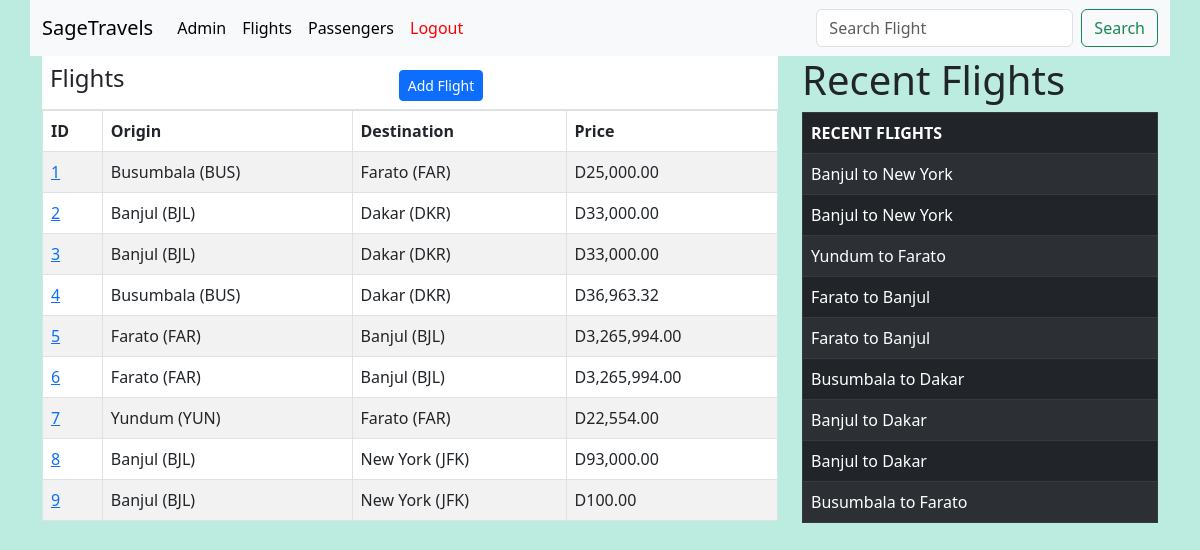
The app's page / (signed in) with its own data.
### flights/models.py (models this page shows)
class Flight(models.Model):
    origin = models.ForeignKey(Airport, on_delete=models.CASCADE, related_name="departures")
    destination = models.ForeignKey(Airport, on_delete=models.CASCADE, related_name="arrivals")
    duration = models.IntegerField()
    airline = models.ForeignKey(Airline, on_delete=models.CASCADE)
    seats_available = models.IntegerField()
    price = models.DecimalField(max_digits=10, decimal_places=2)
    date = models.DateTimeField(default=timezone.now)
    def __str__(self):
        return f"{self.origin.city} to {self.destination.city}"

class Airport(models.Model):
    code = models.CharField(max_length=3)
    city = models.CharField(max_length=64)
    country = models.CharField(max_length=64)
    def __str__(self) -> str:
        return f"{self.city} ({self.code})"

### flights/views.py (the view, shortened to what this page needs)
# urls.py: path("", views.index, name="index"),
@login_required
def index(request):
    flights = Flight.objects.all()
    recent_flights = flights.order_by("-date")
    return render(request, 'flights/index.html', {
        'flights': flights, 'recent_flights': recent_flights, 'form': AddFlightForm,
        'Keyword': 'Flight', 'keyword': 'flight_info'
    })

### flights/models.py (called while the page is built)
    def __str__(self):
        return self.name

### flights/templates/flights/index.html (shortened to what this page needs)
{% extends 'flights/layout.html' %}
{% load humanize %}
{% load crispy_forms_tags %}
{% block body %}
<table class="table mb-0">
  <thead>
    <tr>
      <th scope="col"><h4>Flights</h4></th>
      <th scope="col"><a class="btn btn-primary btn-sm" data-bs-toggle="modal" data-bs-target="#payrollModal" data-bs-whatever="@mdo" href="#">Add Flight</a></th>
    </tr>
  </thead>
</table>
<table class="table table-striped table-bordered">
    <thead>
      <tr>
        <th scope="col">ID</th>
        <th scope="col">Origin</th>
        <th scope="col">Destination</th>
        <th scope="col">Price</th>
      </tr>
    </thead>
    <tbody>
        {% for flight in flights %}
            <tr>
                <td><a href="{% url 'flight' flight.id %}">{{flight.id}}</a></td>
                <td>{{flight.origin}}</td>
                <td>{{flight.destination}}</td>
                <td>D{{flight.price|intcomma}}</td>
            </tr>
        {% endfor %}
    </tbody>
  </table>
{% endblock body %}

### flights/templates/flights/layout.html (shortened to what this page needs)
{% load static %}
<!DOCTYPE html>
<html lang="en">
<head>
    <link href="https://cdn.jsdelivr.net/npm/bootstrap@5.3.0-alpha3/dist/css/bootstrap.min.css" rel="stylesheet">
    <link rel="stylesheet" href="{% static 'css/styles.css' %}">
</head>
<body>
  {% if user.is_authenticated %}
    <nav class="navbar navbar-expand-lg bg-body-tertiary container">
        <div class="container-fluid">
          <a class="navbar-brand">SageTravels</a>
          <div class="collapse navbar-collapse" id="navbarSupportedContent">
            <ul class="navbar-nav me-auto mb-2 mb-lg-0">
              <li class="nav-item">
                <a class="nav-link active" aria-current="page" href="{% url 'admin:index' %}">Admin</a>
              </li>
              <li class="nav-item">
                <a class="nav-link active" aria-current="page" href="{% url 'index' %}">Flights</a>
              </li>
              <li class="nav-item">
                <a class="nav-link active" aria-current="page" href="{% url 'passengers' %}">Passengers</a>
              </li>
              <li class="nav-item">
                <a style="color: red; font: bold;" class="nav-link active" aria-current="page" href="{% url 'logout' %}">Logout</a>
              </li>
            </ul>
            <form method="post" class="d-flex" role="search">
              <input name="{{keyword}}" class="form-control me-2" type="search" placeholder="Search {{Keyword}}" aria-label="Search">
              <button class="btn btn-outline-success" type="submit">Search</button>
            </form>
          </div>
        </div>
      </nav>
      {% endif %}
      <div class="container">
        <div class="row">
            <div class="col-md-8">
                {% block body %}
                {% endblock body %}
            </div>
            <div class="col-md-4">
                <h1>Recent Flights</h1>
                <table class="table table-striped table-dark table-bordered">
                    <thead>
                      <tr>
                        <th scope="col">RECENT FLIGHTS</th>
                      </tr>
                    </thead>
                    <tbody>
                        {% for flight in recent_flights %}
                            <tr>
                                <td>{{flight}}</td>
                            </tr>
                        {% endfor %}
                    </tbody>
                  </table>
            </div>
        </div>
      </div>
</body>
</html>

### static/css/styles.css (style rules this page uses)
body { background-color: #bcece0; }

### records on screen
Flight: id "1", origin "Busumbala (BUS)", destination "Farato (FAR)", price "25,000.00", origin+destination "Busumbala to Farato"
Flight: id "2", origin "Banjul (BJL)", destination "Dakar (DKR)", price "33,000.00", origin+destination "Banjul to Dakar"
Flight: id "3", origin "Banjul (BJL)", destination "Dakar (DKR)", price "33,000.00", origin+destination "Banjul to Dakar"
Flight: id "4", origin "Busumbala (BUS)", destination "Dakar (DKR)", price "36,963.32", origin+destination "Busumbala to Dakar"
Flight: id "5", origin "Farato (FAR)", destination "Banjul (BJL)", price "3,265,994.00", origin+destination "Farato to Banjul"
Flight: id "6", origin "Farato (FAR)", destination "Banjul (BJL)", price "3,265,994.00", origin+destination "Farato to Banjul"
Flight: id "7", origin "Yundum (YUN)", destination "Farato (FAR)", price "22,554.00", origin+destination "Yundum to Farato"
Flight: id "8", origin "Banjul (BJL)", destination "New York (JFK)", price "93,000.00", origin+destination "Banjul to New York"
Flight: id "9", origin "Banjul (BJL)", destination "New York (JFK)", price "100.00", origin+destination "Banjul to New York"
